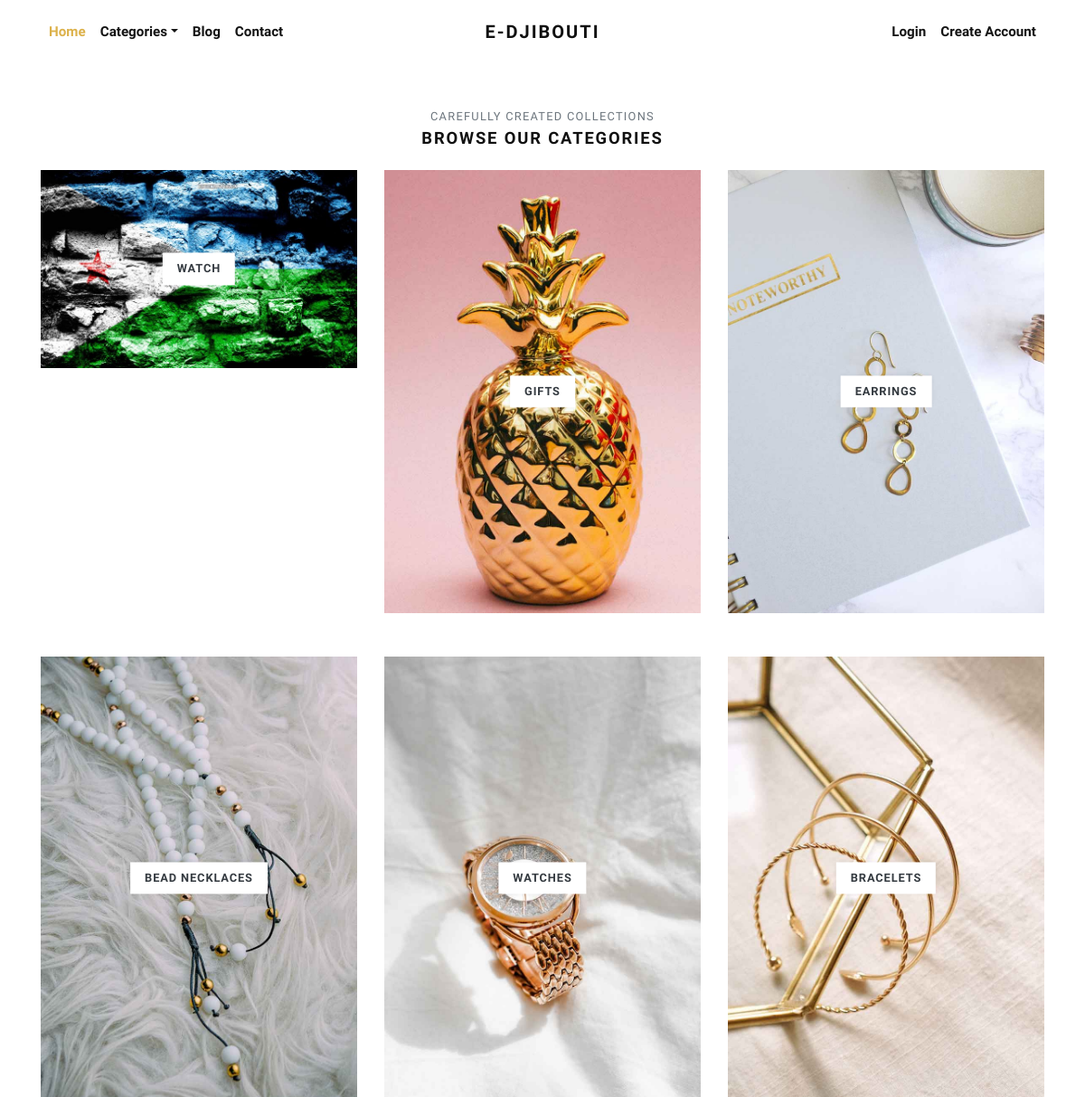
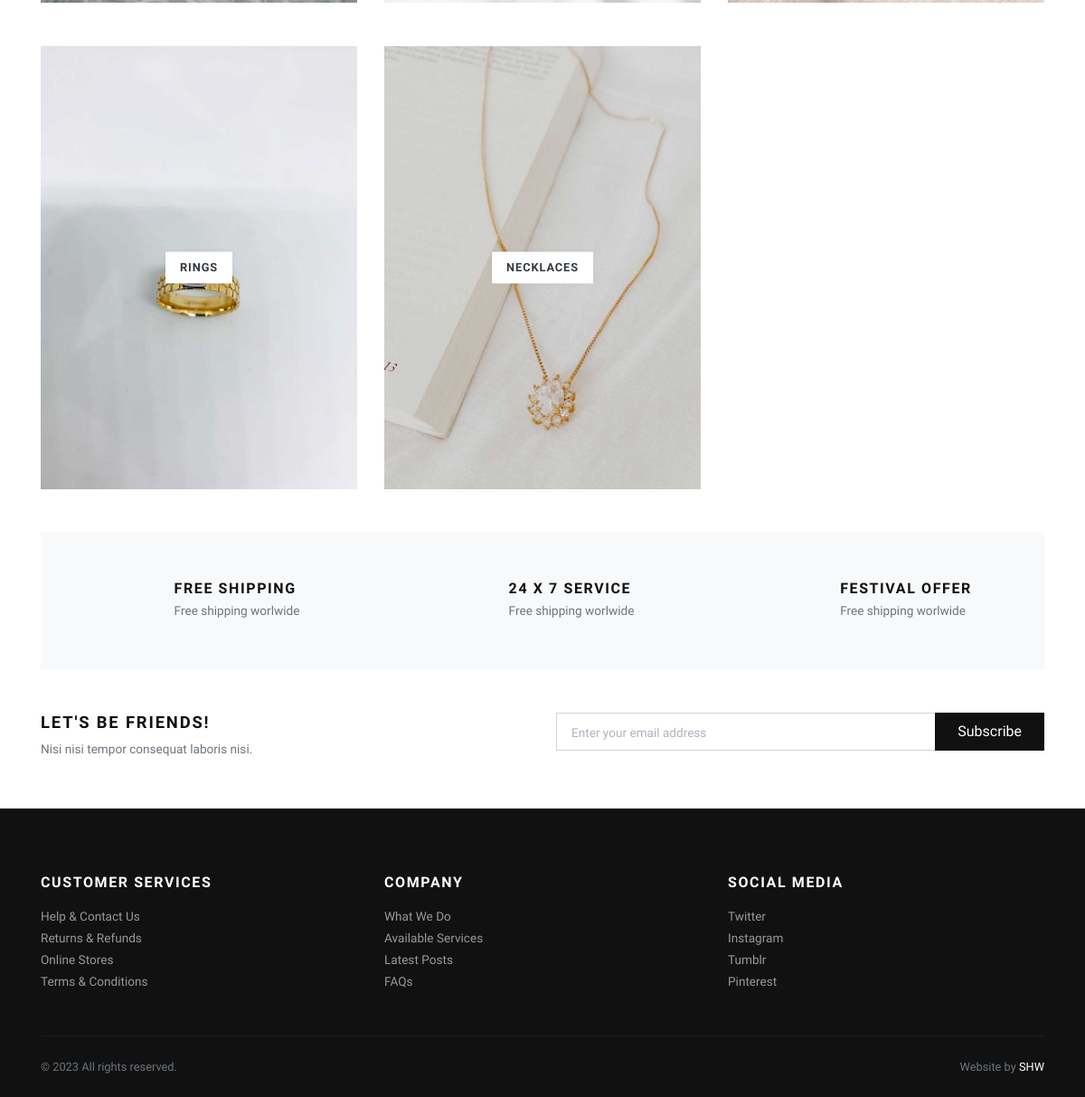
Page /categories/ on the committed database (2 pictures, top to bottom).
### store/models.py (models this page shows, shortened)
class Category(models.Model):
    title = models.CharField(max_length=50, verbose_name="Category Title")
    slug = models.SlugField(max_length=55, verbose_name="Category Slug")
    description = models.TextField(blank=True, verbose_name="Category Description")
    category_image = models.ImageField(upload_to='category', blank=True, null=True, verbose_name="Category Image")
    is_active = models.BooleanField(verbose_name="Is Active?")
    is_featured = models.BooleanField(verbose_name="Is Featured?")
    created_at = models.DateTimeField(auto_now_add=True, verbose_name="Created Date")
    updated_at = models.DateTimeField(auto_now=True, verbose_name="Updated Date")
    class Meta:
        verbose_name_plural = 'Categories'
        ordering = ('-created_at', )

### store/views.py (the view)
# urls.py: path('categories/', views.all_categories, name="all-categories"),
def all_categories(request):
    categories = Category.objects.filter(is_active=True)
    return render(request, 'store/categories.html', {'categories':categories})

### store/context_preprocessors.py (called while the page is built)
def store_menu(request):
    categories = Category.objects.filter(is_active=True)
    context = {
        'categories_menu': categories,
    }
    return context

def cart_menu(request):
    if request.user.is_authenticated:
        cart_items= Cart.objects.filter(user=request.user)
        context = {
            'cart_items': cart_items,
        }
    else:
        context = {}
    return context

### templates/store/categories.html (shortened to what this page needs)
{% extends 'base.html' %}
{% load static %}
      {% block content %}
      <div class="container">
        <section class="pt-5">
          <header class="text-center">
            <p class="small text-muted small text-uppercase mb-1">Carefully created collections</p>
            <h2 class="h5 text-uppercase mb-4">Browse our categories</h2>
          </header>
          <div class="row">
          {% if categories %}
            {% for category in categories %}
              <div class="col-md-4 mb-4 mb-md-5">
                <a class="category-item" href="{% url 'store:category-products' category.slug %}">
                  <strong class="category-item-title">{{ category.title }}</strong>
                </a>
              </div>
            {% endfor %}
          {% endif %}
          </div>
        </section>
        <section class="py-5 bg-light">
          <div class="container">
            <div class="row text-center">
              <div class="col-lg-4 mb-3 mb-lg-0">
                <div class="d-inline-block">
                  <div class="media align-items-end">
                    <svg class="svg-icon svg-icon-big svg-icon-light">
                      <use xlink:href="#delivery-time-1"> </use>
                    </svg>
                    <div class="media-body text-left ml-3">
                      <h6 class="text-uppercase mb-1">Free shipping</h6>
                      <p class="text-small mb-0 text-muted">Free shipping worlwide</p>
                    </div>
                  </div>
                </div>
              </div>
              <div class="col-lg-4 mb-3 mb-lg-0">
                <div class="d-inline-block">
                  <div class="media align-items-end">
                    <svg class="svg-icon svg-icon-big svg-icon-light">
                      <use xlink:href="#helpline-24h-1"> </use>
                    </svg>
                    <div class="media-body text-left ml-3">
                      <h6 class="text-uppercase mb-1">24 x 7 service</h6>
                      <p class="text-small mb-0 text-muted">Free shipping worlwide</p>
                    </div>
                  </div>
                </div>
              </div>
              <div class="col-lg-4">
                <div class="d-inline-block">
                  <div class="media align-items-end">
                    <svg class="svg-icon svg-icon-big svg-icon-light">
                      <use xlink:href="#label-tag-1"> </use>
                    </svg>
                    <div class="media-body text-left ml-3">
                      <h6 class="text-uppercase mb-1">Festival offer</h6>
                      <p class="text-small mb-0 text-muted">Free shipping worlwide</p>
                    </div>
                  </div>
                </div>
              </div>
            </div>
          </div>
        </section>
        <section class="py-5">
          <div class="container p-0">
            <div class="row">
              <div class="col-lg-6 mb-3 mb-lg-0">
                <h5 class="text-uppercase">Let's be friends!</h5>
                <p class="text-small text-muted mb-0">Nisi nisi tempor consequat laboris nisi.</p>
              </div>
              <div class="col-lg-6">
                <form action="#">
                  <div class="input-group flex-column flex-sm-row mb-3">
                    <input class="form-control form-control-lg py-3" type="email" placeholder="Enter your email address" aria-describedby="button-addon2">
                    <div class="input-group-append">
                      <button class="btn btn-dark btn-block" id="button-addon2" type="submit">Subscribe</button>
                    </div>
                  </div>
                </form>
              </div>
            </div>
          </div>
        </section>
      </div>
      {% endblock content %}

### jewelryshop/static/css/style.default.css (style rules this page uses)
.text-small { font-size: 0.85rem !important; }
strong { font-weight: 700; }
.category-item { display: block; position: relative; color: #343a40; transition: all 0.3s; }
.category-item-title { display: inline-block; padding: 0.5rem 1rem; background: #fff; text-transform: uppercase; letter-spacing: 0.07em; position: absolute; top: 50%; left: 50%; -webkit-transform: translate(-50%, -50%); transform: translate(-50%, -50%); box-shadow: 0 0 5px rgba(0, 0, 0, 0.07); font-size: 0.8rem; }
.text-uppercase { text-transform: uppercase; letter-spacing: 0.1em; }
.svg-icon { width: 32px; height: 32px; vertical-align: text-bottom; stroke: currentColor; stroke-width: 3; --layer1: currentColor; --layer2: currentColor; --layer3: currentColor; }
.svg-icon.svg-icon-light { stroke-width: 2; }
.svg-icon-big { width: 48px; height: 48px; }
.btn { font-weight: 400; border: 1px solid transparent; font-family: inherit; padding: 0.375rem 1.5rem; font-size: 1rem; line-height: 1.5; border-radius: 0; transition: color 0.15s ease-in-out, background-color 0.15s ease-in-out, border-color 0.15s ease-in-out, box-shadow 0.15s ease-in-out; }
.btn-dark { color: #fff; background-color: #111111; border-color: #111111; }
body { font-family: "Libre Franklin", sans-serif; font-size: 1rem; font-weight: 400; line-height: 1.5; color: #111111; background-color: #fff; }
a { color: #dcb14a; text-decoration: none; }
h1, h2, h3, h4, h5, h6, .h1, .h2, .h3, .h4, .h5, .h6 { margin-bottom: 0.5rem; font-family: inherit; font-weight: 900; line-height: 1.2; color: inherit; }
h2, .h2 { font-size: 1.9rem; }
h5, .h5 { font-size: 1.15rem; }
h6, .h6 { font-size: 1rem; }
small, .small { font-size: 80%; font-weight: 400; }
.bg-light { background-color: #f8f9fa !important; }
.form-control { padding: 0.375rem 0.75rem; font-size: 1rem; line-height: 1.5; color: #495057; background-color: #fff; border: 1px solid #ced4da; border-radius: 0; transition: border-color 0.15s ease-in-out, box-shadow 0.15s ease-in-out; }
.form-control::placeholder { color: #adb5bd; font-size: 0.85rem; font-weight: 400; }
.form-control-lg { padding: 0.5rem 1rem; font-size: 1rem; line-height: 1.5; border-radius: 0; }

### rows in the picture
Category: title "WATCH"
Category: title "GIFTS"
Category: title "EARRINGS"
Category: title "BEAD NECKLACES"
Category: title "WATCHES"
Category: title "BRACELETS"
Category: title "RINGS"
Category: title "NECKLACES"
